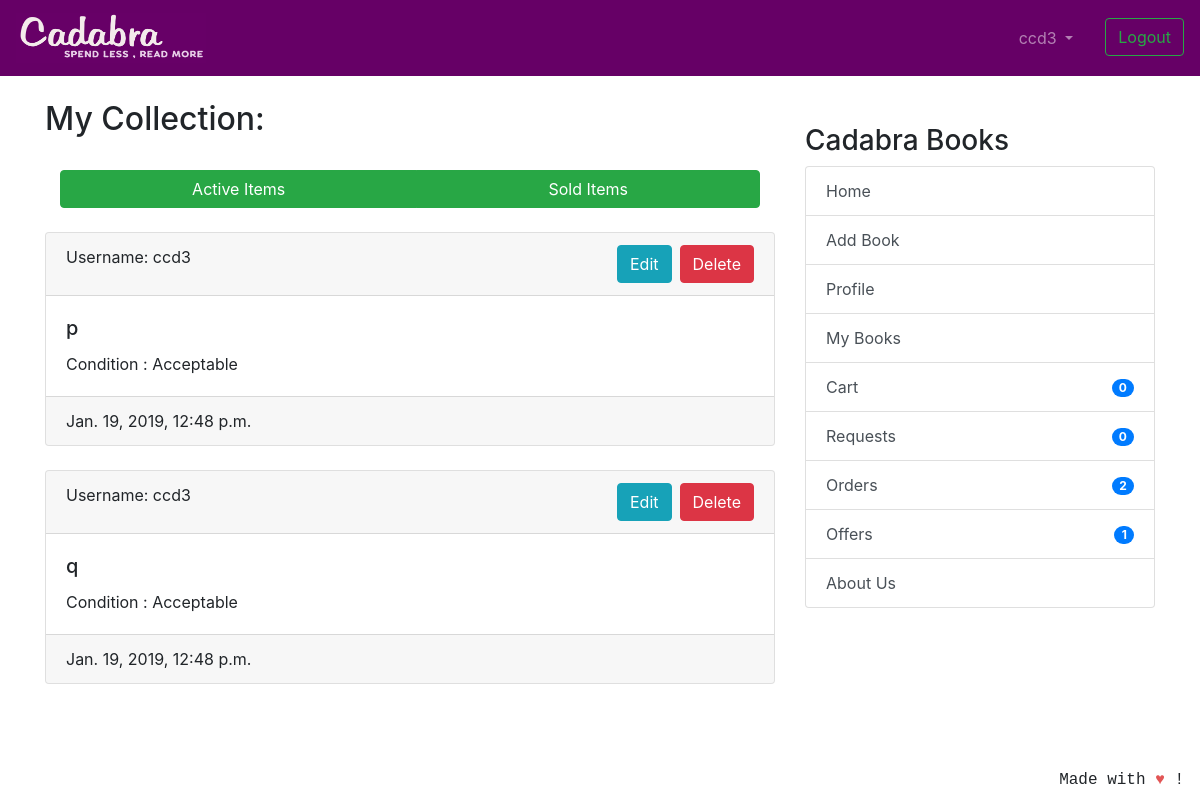
Before: /userbooks/ (signed in) with the older database file.
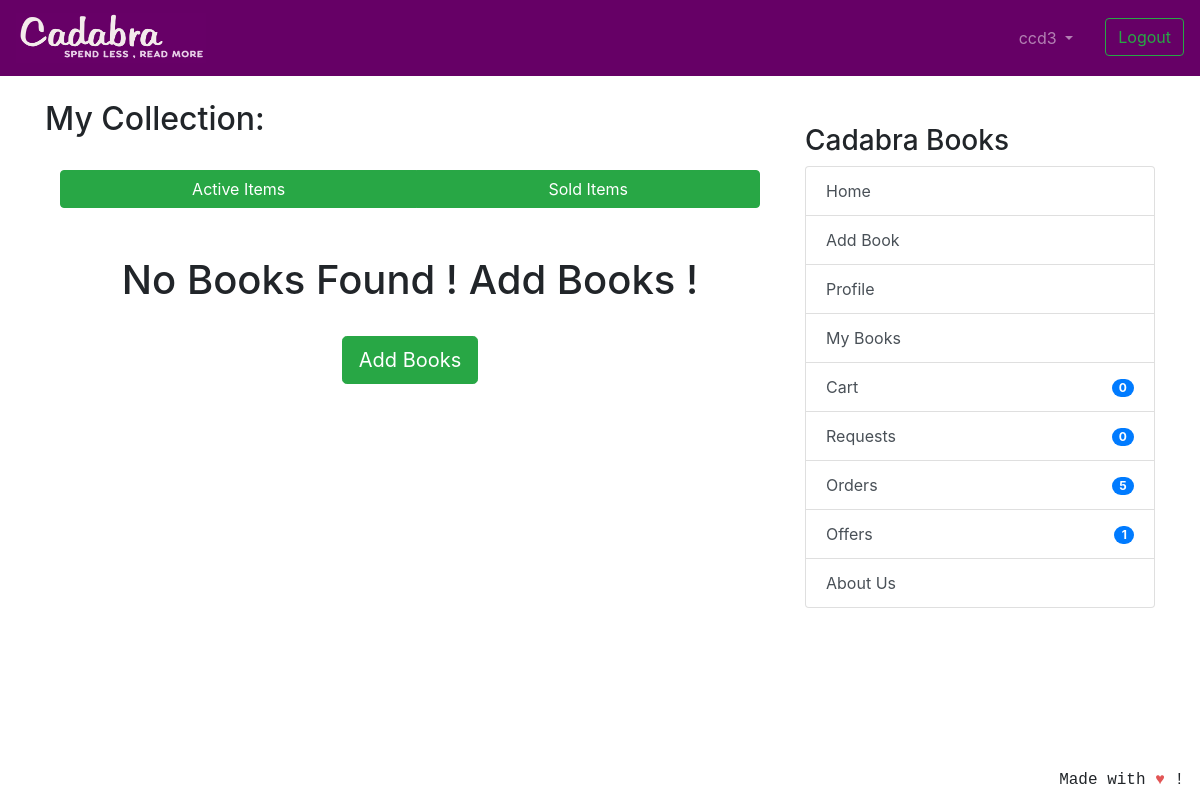
After: the same page with the newer database file.
### coreapp/models.py (models this page shows, shortened)
class Book(models.Model):
    user = models.ForeignKey(User, on_delete=models.CASCADE, null=True)
    book_name = models.CharField(
        max_length=100, help_text="We only deal with original books with ISBN codes, pirated books will not be accepted.")
    author_name = models.CharField(max_length=100, blank=True, null=True)
    description = models.CharField(max_length=2000,blank=True,null=True)
    image = models.ImageField('Book Image',null=True, blank=True, upload_to="book_images/")
    price = models.IntegerField(null=True,blank=True)
    sell_or_exchange = models.CharField(
        max_length=100, choices=BUY_OR_EXCHANGE, default='Exchange', help_text="By adding items to exchange you can make requests to other users for exchange.")
    condition = models.CharField(
        max_length=100, choices=CONITION_CHOICES, default='Acceptable')
    created_at = models.DateTimeField(auto_now_add=True)
    class Meta:
        verbose_name = 'Book'
        verbose_name_plural = 'Books'

### coreapp/views.py (the view)
# urls.py: path('userbooks/', views.UserBookListView.as_view(),name='userbooks'),
class UserBookListView(generic.ListView):
    model = Book
    template_name = 'user_books_list_entries.html'
    context_object_name = 'books'
    ordering = ['-created_at']
    def get_queryset(self):
        collection_items = UserCollection.objects.get(
            owner=self.request.user.profile)
        return collection_items.books.exclude(id__in=ordered_books).exclude(
            id__in=requester_books).exclude(id__in=offerrer_books)

### nofapapp/context_processors.py (called while the page is built)
def add_variable_to_context(request):
    if request.user.id:
        orderitems = Order.objects.get(owner=request.user.profile)
        return {
            'requestscount': Requests.objects.filter(requester=request.user).count(),
            'offercount' : Requests.objects.filter(offerrer=request.user).count(),
            'orderscount': Transaction.objects.filter(offerrer=request.user).count()+FinalBuyOrder.objects.filter(user=request.user).count(),
            'cartitemscount': orderitems.items.count(),
            'addresscheck': get_object_or_404(ShippingAddress, profile=get_object_or_404(Profile, user=request.user)).address1,
            }
    else:
        return {}

### templates/user_books_list_entries.html (shortened to what this page needs)
{% extends 'base.html' %}
{% block content %}
<h2 >My Collection:</h2>
<br/>
<div class="btn-group container-fluid">
    <a href="{% url 'coreapp:userbooks' %}" class="btn btn-success">Active Items</a>
    <a href="{% url 'coreapp:sold-books' %}" class="btn btn-success">Sold Items</a>
</div>
<br/>
<br/>
{% if books %}
{% for book in books %}
<div class="card text-left">
    <div class="card-header">
        Username: {{ book.user.username }}
        <a href="{% url 'coreapp:post-delete' book.id %}" class="btn btn-danger float-right">Delete</a>
        <a href="{% url 'coreapp:post-update' book.id %}" class="mr-2 btn btn-info float-right" >Edit</a>
    </div>
    <div class="card-body">
        <h5 class="card-title">{{ book.book_name }}</h5>
        <p class="card-text">Condition : {{ book.condition }} </p>
        </div>
    <div class="card-footer text-mutxed">
        {{ book.created_at }}
    </div>
</div>
{% endfor %}
{% else %}
<br/>
<div class="text-center"><h1>No Books Found ! Add Books ! </h1></div>
<br/>
<div class="container">
    <div class="row">
        <div class="col text-center">
            <a class="btn btn-success btn-lg center" href="{% url 'coreapp:new_entry' %}"> Add Books</a>
        </div>
    </div>
</div>
{% endif %}
{% endblock %}

### templates/base.html (shortened to what this page needs)
{% load static %}
<!doctype html>
<html lang="en">
  <head>
    <link rel="stylesheet" href="https://stackpath.bootstrapcdn.com/bootstrap/4.2.1/css/bootstrap.min.css"
>
  </head>
  <body>
    <header class="site-header">
<nav class="navbar navbar-expand-lg navbar-dark" style="background-color: #660066;">
  <a class="navbar-brand" href="{% url 'coreapp:list_entries' %}">
      <img src="{% static 'img/cadabra.png' %}" alt="Logo" style="width:190px;height:50px" >
    </a>
  <div class="collapse navbar-collapse" id="navbarSupportedContent">
    <ul class="navbar-nav ml-auto">
      {% if user.is_authenticated %}
      <li class="nav-item dropdown">
        <a class="nav-link dropdown-toggle mr-3" href="#" id="navbarDropdown" role="button" data-toggle="dropdown"
          aria-haspopup="true" aria-expanded="false">
          {{ user.username }}
        </a>
      </li>
      <li><a class="btn btn-outline-success ml-2 my-2 my-sm-0" href="{% url 'logout'%}">Logout</a></li>
        {% else %}
      <li><a href="{% url 'login' %}" class="btn btn-outline-success">Login</a></li>
      <li><a href="{% url 'coreapp:signup' %}" class="btn btn-primary ml-2">Sign up</a></li>
      {% endif %}
    </ul>
  </div>
</nav>
  </header>
  <br/>
    <div class="container">
      <div class="row justify-content-center">
        <div class="col-8">
          {% block content %}
          {% endblock %}
        </div>
        {% if user.is_authenticated %}
                <div class="col-md-4">
                  <div class="content-section">
                    <br/>
                    <h3>Cadabra Books</h3>
                      <ul class="list-group">
                        <a class="list-group-item list-group-item-action" href="{% url 'coreapp:list_entries' %}" > Home </a>
                        <a class="list-group-item list-group-item-action" href="{% url 'coreapp:new_entry' %}" > Add Book</a>
                        <a class="list-group-item list-group-item-action" href="{% url 'coreapp:profile' %}" >Profile</a>
                        <a class="list-group-item list-group-item-action" href="{% url 'coreapp:userbooks' %}" >My Books</a>
                        <a class="list-group-item list-group-item-action" href="{% url 'cart:cart_items' %}" >Cart<span class="badge badge-primary badge-pill float-right mt-1">{{ cartitemscount }}</span> </a>
                        <a class="list-group-item list-group-item-action" href="{% url 'transaction:requests_view' %}" >Requests<span class="badge badge-primary badge-pill float-right mt-1">{{ requestscount }}</span></a>
                        <a class="list-group-item list-group-item-action" href="{% url 'transaction:orders_view' %}" >Orders <span class="badge badge-primary badge-pill float-right mt-1">{{ orderscount }}</span></a>
                        <a class="list-group-item list-group-item-action" href="{% url 'transaction:offers_view' %}" >Offers <span class="badge badge-primary badge-pill float-right mt-1">{{ offercount }}</span></a>
                        <a class="list-group-item list-group-item-action" href="{% url 'coreapp:aboutus' %}">About Us</a>
                      </ul>
                      <br/>
                  </div>
                </div>
                {% endif %}
      </div>
    </div>
<footer class="site-footer mr-3 mb-2" style="position:fixed;right:0;bottom:0;font-family: 'Courier';font-style: bold;">
  Made with <span style="color: #e25555;">&hearts;</span> !
</footer>
</body>
</html>

Changed rows visible on the page:
removed Book: user.username "ccd3", book_name "p", condition "Acceptable", created_at "Jan. 19, 2019, 12:48 p.m."
no longer on this page (row unchanged): Book: user.username "ccd3", book_name "q", condition "Acceptable", created_at "Jan. 19, 2019, 12:48 p.m."
Other visible differences:
{{ orderscount }}: "2" → "5"
text now shown: "No Books Found ! Add Books ! Add Books"
